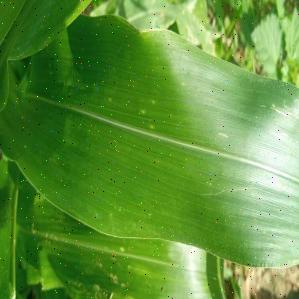
#> input picture Corn_faw Detection - CNN/Dataset/train/Healthy/1024_noise.jpeg, 299 x 299 px, given in place of Healthy, which was not available
$ jupyter execute 'Modifying Dataset.ipynb'
#> lines starting #> are read from the running program, lines starting #| are printed output that depends on the picture; pictures that were not available may be replaced by others from this repository, and a replacement may not be noted
[cell 1]
import os
import cv2
from skimage.transform import resize
from skimage.util import random_noise
import matplotlib.pyplot as plt
import numpy as np

[cell 2]
root_dir = 'dataset/'
dest_dir = 'modfied_dataset/'

[cell 3]
folder_names = os.listdir(root_dir)
print(folder_names)

[cell 4]
for i,folder in enumerate(folder_names):
    current_folder = root_dir+folder
    print(current_folder)
    dest_folder = dest_dir+folder+"/"
    image_names = os.listdir(current_folder)
    count = 1
    for j,img in enumerate(image_names):
        image_path = current_folder + "/"+img
        print(image_path)
        if img[-4:] == '.jpg':
            exten = '.jpg'
        elif img[-5:] == '.wepb':
            exten = 'wepb'
        else:
            exten = '.jpeg'


        # Read Image
        image_read = plt.imread(image_path)
#> image_read is the input picture: shape (299, 299, 3); mean R, G, B 97.6, 148.1, 61

        # Resize Images
        image_resized = resize(image_read,(299,299,3))
        dest_path = dest_folder+str(count)+exten
#         print(dest_path)
        plt.imsave(dest_path,image_resized)

        #Inject random noise in the image
        image_noised = random_noise(image_resized, mode='s&p', amount=0.0035)
        image_noised = np.array(255*image_noised, dtype='uint8')

        # Rotate Images by 90 degree
        image_90 = cv2.rotate(image_noised, cv2.ROTATE_90_CLOCKWISE)
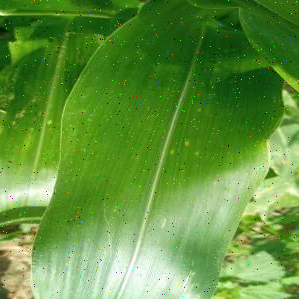
#> image_90: shape (299, 299, 3); mean R, G, B 97.5, 147.9, 61.2
        dest_path = dest_folder+str(count)+"_90"+exten
#         print(dest_path)
        plt.imsave(dest_path,image_90)
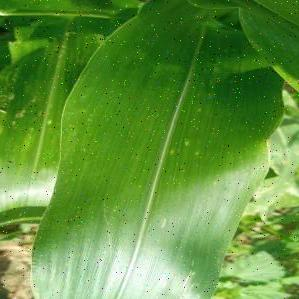
#> saved as 1_90.jpeg: shape (299, 299, 3); mean R, G, B 97.5, 148, 61.2

#         Rotate Images by 270 degree
#         image_270 = cv2.rotate(image_noised, cv2.ROTATE_90_COUNTERCLOCKWISE)
        dest_path = dest_folder+str(count)+"_noise"+exten
#         print(dest_path)
        plt.imsave(dest_path,image_noised)
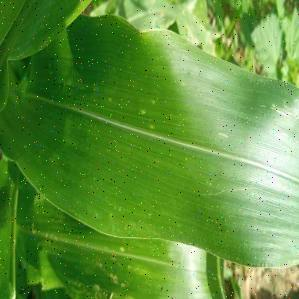
#> saved as 1_noise.jpeg: shape (299, 299, 3); mean R, G, B 97.6, 148, 61.3

#
#         dest_path = dest_folder+str(count)+"_noise"+exten
#         print(dest_path)
#         plt.imsave(dest_path,image_noised)

        #Gaussian Blur to image
        image_gaussian = cv2.GaussianBlur(image_resized, (5,5), 1)
        dest_path = dest_folder+str(count)+"_blur"+exten
#         print(dest_path)
        plt.imsave(dest_path,image_gaussian)
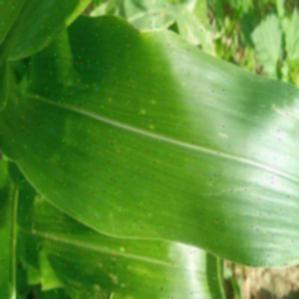
#> saved as 1_blur.jpeg: shape (299, 299, 3); mean R, G, B 97.1, 147.6, 60.5

        # Gamma Correction
        image_cv2_read = cv2.imread(image_path)
        image_cv2 = cv2.resize(image_cv2_read, (299,299))
        invGamma = 1 / 2.25

        table = [((i / 255) ** invGamma) * 255 for i in range(256)]
        table = np.array(table, np.uint8)

        image_gamma = cv2.LUT(image_cv2, table)
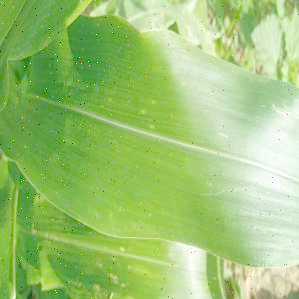
#> image_gamma: shape (299, 299, 3); mean B, G, R 117.5, 197.2, 157.8
        image_gamma = cv2.cvtColor(image_gamma, cv2.COLOR_BGR2RGB)
        dest_path = dest_folder+str(count)+"_gamma"+exten
#         print(dest_path)
        plt.imsave(dest_path,image_gamma)
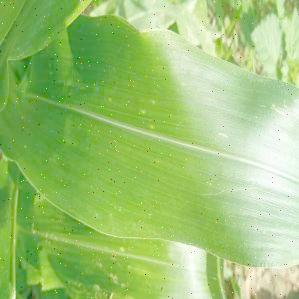
#> saved as 1_gamma.jpeg: shape (299, 299, 3); mean R, G, B 157.9, 197.1, 117.5


        count += 1

$ run again, on Corn_faw Detection - CNN/Dataset/train/Sprayable/1058_noise.jpg
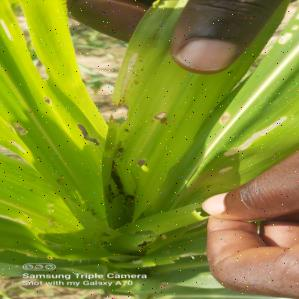
#> input picture Corn_faw Detection - CNN/Dataset/train/Sprayable/1058_noise.jpg, 299 x 299 px, given in place of Healthy, which was not available
#> image_read is the input picture: shape (299, 299, 3); mean R, G, B 133.5, 143.5, 43.7
#> `plt.imsave(dest_path,image_90)`:
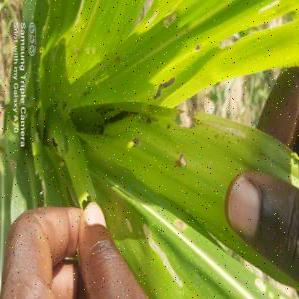
#> saved as 1_90.jpeg: shape (299, 299, 3); mean R, G, B 133.3, 143.3, 44.4
#> `plt.imsave(dest_path,image_gamma)`:
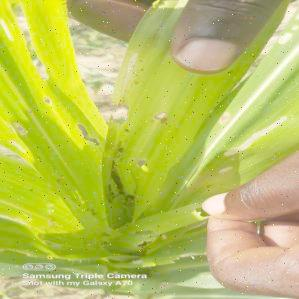
#> saved as 1_gamma.jpeg: shape (299, 299, 3); mean R, G, B 187.4, 194.2, 94.4

$ run again, on Corn_faw Detection - CNN/Dataset/valid/Healthy/2005_noise.jpeg
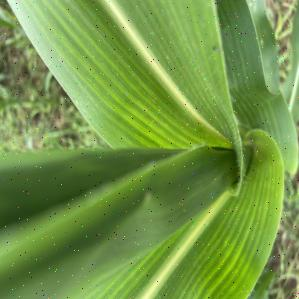
#> input picture Corn_faw Detection - CNN/Dataset/valid/Healthy/2005_noise.jpeg, 299 x 299 px, given in place of Healthy, which was not available
#> image_read is the input picture: shape (299, 299, 3); mean R, G, B 116.1, 151.1, 71.6
#> `plt.imsave(dest_path,image_90)`:
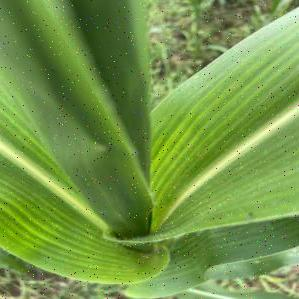
#> saved as 1_90.jpeg: shape (299, 299, 3); mean R, G, B 116.1, 150.9, 71.7
#> `image_gamma = cv2.LUT(image_cv2, table)`:
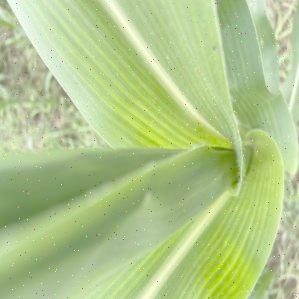
#> image_gamma: shape (299, 299, 3); mean B, G, R 139.1, 199.8, 177

$ run again, on Corn_faw Detection - CNN/Dataset/valid/Healthy/2010_noise.jpg
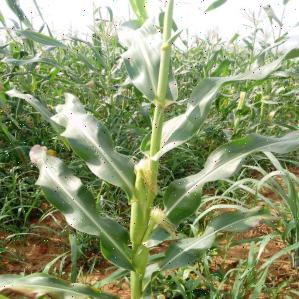
#> input picture Corn_faw Detection - CNN/Dataset/valid/Healthy/2010_noise.jpg, 299 x 299 px, given in place of Healthy, which was not available
#> image_read is the input picture: shape (299, 299, 3); mean R, G, B 142.7, 153.6, 113.3
#> `plt.imsave(dest_path,image_90)`:
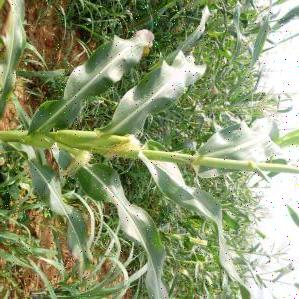
#> saved as 1_90.jpeg: shape (299, 299, 3); mean R, G, B 142.5, 153.3, 113.2
#> `plt.imsave(dest_path,image_gamma)`:
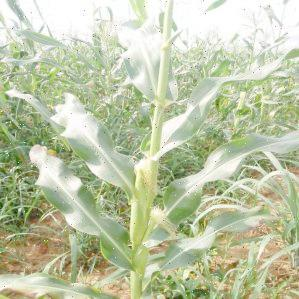
#> saved as 1_gamma.jpeg: shape (299, 299, 3); mean R, G, B 191.3, 198.9, 167
